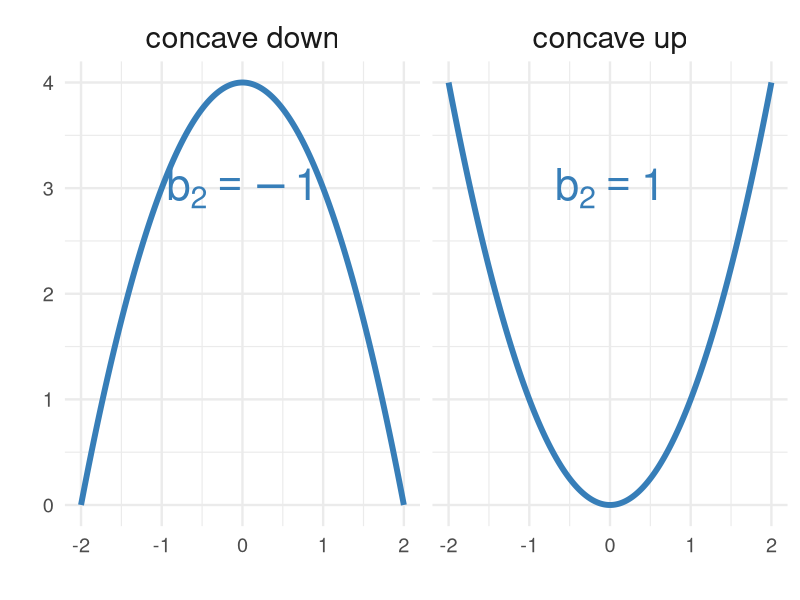
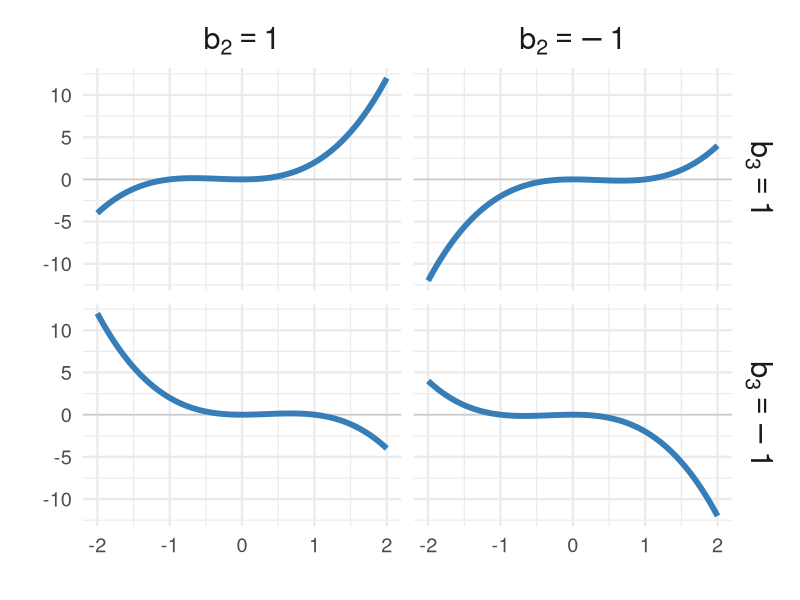
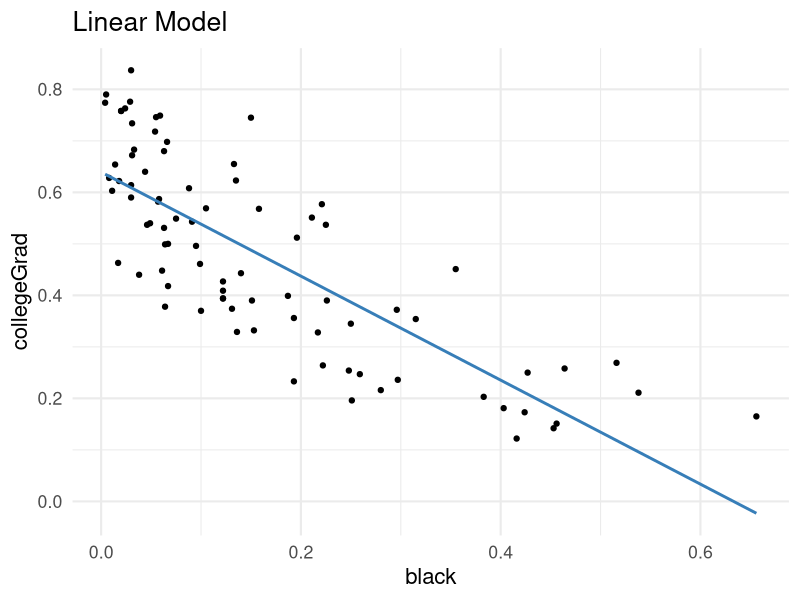
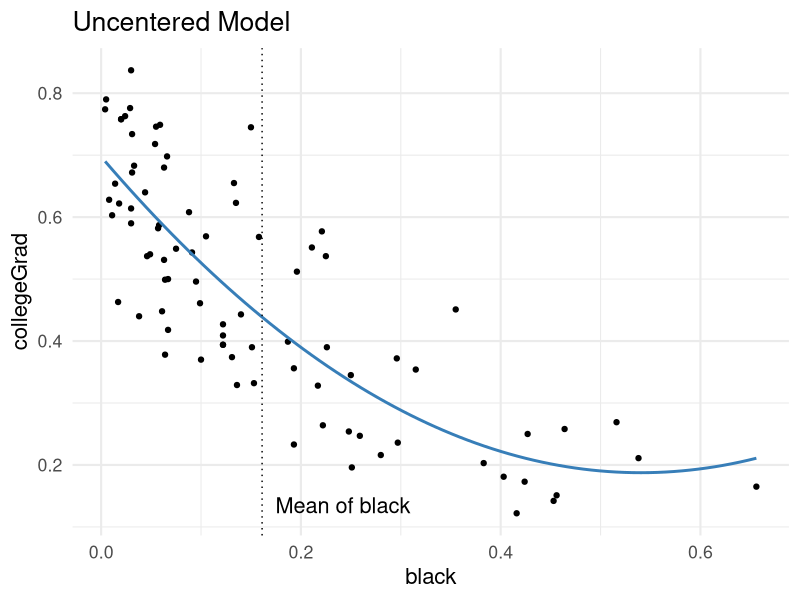
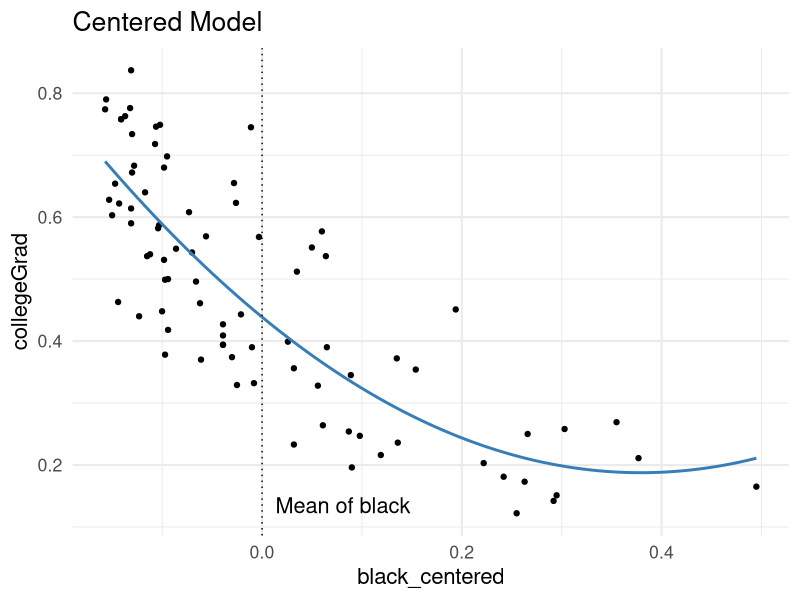

R code for these plots, in order:
## ---- chunk 1
#| echo: false

library(knitr)
library(formatR)
library(tidyverse)
library(haven)
library(carData)
library(gridExtra)
opts_chunk$set(out.width = '100%', options(width=60))

opts_knit$set(global.par = TRUE)
opts_chunk$set(echo=FALSE, warning = FALSE, message = FALSE, comment = '', class.output='sh',
               fig.width=8, fig.height=5, fig.align = "center")

my_red <- "#E41A1C"
my_blue <- "#377EB8"
my_green <- "#4DAF4A"
my_purple <- "#984EA3"
my_orange <- "#FF7F00"
my_yellow <- "#FFFF33"
my_red2 <- "#FBB4AE" 
my_blue2 <- "#B3CDE3" 
my_green2 <- "#CCEBC5" 
my_purple2 <- "#DECBE4"
my_orange2 <- "#FED9A6"
my_yellow2 <- "#FFFFCC"
## ---- chunk 2
#| label: helpers
#| echo: false

# ---- Path diagram (replaces the tikz mediation diagrams) --------------------
# Boxes, arrows, and plotmath labels drawn in ggplot. `captions` are plotmath
# strings (use ~ for spaces) placed under the left and right diagrams.
path_diagram <- function(captions = c("Single~Mediator~Model", "Regression~Model"),
                         txt_size = 6.5) {
  boxes <- data.frame(
    xmin = c(2, 0, 4, 6.5, 10), xmax = c(4, 2, 6, 8.5, 12),
    ymin = c(2.5, 1, 1, 1, 1),  ymax = c(3.5, 2, 2, 2, 2),
    label = c("Mediator~italic(m)", "Predictor~italic(x)", "Outcome~italic(y)",
              "Predictor~italic(x)", "Outcome~italic(y)")
  )
  arrows <- data.frame(x = c(1, 4, 2, 8.5), y = c(2, 3, 1.5, 1.5),
                       xend = c(2, 5, 4, 10), yend = c(3, 2, 1.5, 1.5))
  path_labs <- data.frame(x = c(1.2, 4.85, 3, 9.25), y = c(2.75, 2.75, 1.78, 1.78),
                          label = c("hat(a)", "hat(b)", "hat(c)*minute", "hat(c)"))
  caps <- data.frame(x = c(3, 9.25), y = 0.55, label = captions)

  ggplot() +
    geom_rect(data = boxes, aes(xmin = xmin, xmax = xmax, ymin = ymin, ymax = ymax),
              fill = NA, colour = "black", linewidth = 1) +
    geom_text(data = boxes, aes(x = (xmin + xmax) / 2, y = (ymin + ymax) / 2, label = label),
              parse = TRUE, size = txt_size) +
    geom_segment(data = arrows, aes(x = x, y = y, xend = xend, yend = yend),
                 arrow = arrow(length = unit(0.3, "cm"), type = "open"), linewidth = 1) +
    geom_text(data = path_labs, aes(x = x, y = y, label = label),
              parse = TRUE, size = txt_size) +
    geom_text(data = caps, aes(x = x, y = y, label = label),
              parse = TRUE, size = txt_size) +
    coord_fixed(xlim = c(-0.1, 12.1), ylim = c(0.2, 3.7), clip = "off") +
    theme_void()
}

# ---- Regression surfaces for the moderation slide ---------------------------
reg_surface <- function(f, rows) {
  x1 <- seq(0, 1, length = 20)
  x2 <- seq(0, 1, length = 20)
  y <- outer(x1, x2, f)
  pal <- colorRampPalette(c(my_red, my_blue))(20)
  z.facet.center <- (y[-1, -1] + y[-1, -ncol(y)] + y[-nrow(y), -1] + y[-nrow(y), -ncol(y)]) / 4
  z.facet.range <- cut(z.facet.center, 20)
  pmat <- persp(x = x1, y = x2, z = y, theta = -30, box = TRUE, axes = TRUE,
                ticktype = "simple", col = pal[z.facet.range],
                xlab = "x", ylab = "z", zlab = "y", cex.lab = 1.5)
  for (r in rows) {
    lines(trans3d(x = x1, y = rep(x2[r], 20), z = y[, r], pmat = pmat),
          col = my_orange, lwd = 5)
  }
}

# ---- Annotated console output (replaces tikz rectangles drawn over output) ---
# Prints `lines` as a block of text, draws a coloured outline around the
# `highlight` line(s), and puts `label` (HTML) beside the first highlighted line.
html_output <- function(lines, highlight = NULL, label = NULL, color = my_orange, lh = 1.35) {
  esc <- function(s) {
    s <- gsub("&", "&amp;", s, fixed = TRUE)
    s <- gsub("<", "&lt;", s, fixed = TRUE)
    gsub(">", "&gt;", s, fixed = TRUE)
  }
  rows <- vapply(seq_along(lines), function(i) {
    txt <- if (nzchar(lines[i])) esc(lines[i]) else "&nbsp;"
    outline <- if (i %in% highlight) {
      sprintf("outline: 3px solid %s; outline-offset: -1px;", color)
    } else ""
    sprintf("<span style='display:block; white-space:pre; line-height:%sem; %s'>%s</span>",
            lh, outline, txt)
  }, character(1))
  lab <- ""
  if (!is.null(label) && length(highlight) > 0) {
    top <- 0.4 + (highlight[1] - 1) * lh
    lab <- sprintf(paste0("<div style='position:absolute; left:100%%; margin-left:1em; ",
                          "top:%sem; height:%sem; display:flex; align-items:center; ",
                          "white-space:nowrap; color:%s; font-size:0.9em; line-height:1.1;'>%s</div>"),
                   top, lh, color, label)
  }
  html <- paste0("<div style='position:relative; display:inline-block; margin-right:10em;'>",
                 "<pre class='sh' style='margin:0; padding:0.4em 0.6em; font-size:1em; overflow:visible;'>",
                 "<code>", paste(rows, collapse = ""), "</code></pre>", lab, "</div>")
  cat("\n```{=html}\n", html, "\n```\n", sep = "")
}
## ---- chunk 3
#| fig-width: 11
#| fig-height: 5.5

quad_dat <- data.frame(x = seq(-2, 2, by = .01))
quad_dat <- rbind(
  data.frame(x = quad_dat$x, y = quad_dat$x^2,     type = "concave up"),
  data.frame(x = quad_dat$x, y = 4 - quad_dat$x^2, type = "concave down")
)

# Replaces the tikz overlay nodes: one label per facet
quad_labs <- data.frame(type = c("concave down", "concave up"),
                        x = 0, y = 3,
                        label = c("b[2] == -1", "b[2] == 1"))

ggplot(quad_dat, aes(x, y)) + 
  geom_line(col = my_blue, linewidth = 2) + 
  geom_text(data = quad_labs, aes(label = label), parse = TRUE, 
            col = my_blue, size = 11) +
  facet_wrap(~type) + 
  theme_minimal(base_size = 18) + 
  labs(x = "", y = "") + 
  theme(strip.text.x = element_text(size = 22))
## ---- chunk 4
#| fig-width: 11
#| fig-height: 6.5

b2_vals <- c(1, -1)
b3_vals <- c(1, -1)

cubic_dat <- expand.grid(x = seq(-2, 2, by = .01), b2 = b2_vals, b3 = b3_vals)
cubic_dat$y <- with(cubic_dat, b2 * x^2 + b3 * x^3)   # b0 = b1 = 0 so the bends are easy to see

# Parsed facet labels replace the tikz overlay nodes
cubic_dat$b2_lab <- factor(cubic_dat$b2, levels = b2_vals,
                           labels = paste0("b[2] == ", b2_vals))
cubic_dat$b3_lab <- factor(cubic_dat$b3, levels = b3_vals,
                           labels = paste0("b[3] == ", b3_vals))

ggplot(cubic_dat, aes(x, y)) + 
  geom_hline(yintercept = 0, col = "grey80") +
  geom_line(col = my_blue, linewidth = 2) + 
  facet_grid(b3_lab ~ b2_lab, labeller = label_parsed) + 
  theme_minimal(base_size = 18) + 
  labs(x = "", y = "") + 
  theme(strip.text = element_text(size = 22))
## ---- chunk 5
#| echo: true
mod1 <- lm(collegeGrad ~ black, MplsDemo)
summary(mod1)
## ---- chunk 6
options(width = 80)
round(summary(mod1)$coefficients, 4)
## ---- chunk 7

ggplot(MplsDemo, aes(black, collegeGrad)) + geom_point() + 
  geom_smooth(method = "lm", se = FALSE, formula = y ~ x, col = my_blue) + 
  labs(title = "Linear Model") +
  theme_minimal(base_size = 16)

## ---- chunk 8
#| echo: true
mod2 <- lm(collegeGrad ~ black + I(black^2), MplsDemo)
summary(mod2)
## ---- chunk 9
options(width = 80)
round(summary(mod2)$coefficients, 4)
## ---- chunk 10
# Label sits just right of the dotted line, at the bottom of the plot
mean_label <- function(xint) {
  annotate("text", x = xint, y = min(MplsDemo$collegeGrad),
           label = "Mean of black", hjust = -0.1, vjust = 0, size = 5.5)
}

ggplot(MplsDemo, aes(black, collegeGrad)) + geom_point() + 
  geom_smooth(method = "lm", se = FALSE, formula = y ~ x + I(x^2), col = my_blue) + 
  geom_vline(xintercept = mean(MplsDemo$black), linetype = 3) +
  mean_label(mean(MplsDemo$black)) +
  labs(title = "Uncentered Model") +
  theme_minimal(base_size = 16)
## ---- chunk 11
#| echo: true
MplsDemo <- MplsDemo |>
  mutate(black_centered = black - mean(black))

mod3 <- lm(collegeGrad ~ black_centered + I(black_centered^2), MplsDemo)
summary(mod3)
## ---- chunk 12
round(summary(mod3)$coefficients, 4)
options(width = 60)
## ---- chunk 13

 ggplot(MplsDemo, aes(black_centered, collegeGrad)) + geom_point() + 
  geom_smooth(method = "lm", se = FALSE, formula = y ~ x + I(x^2), col = my_blue) + 
  geom_vline(xintercept = mean(MplsDemo$black_centered), linetype = 3) +
  mean_label(mean(MplsDemo$black_centered)) +
  labs(title = "Centered Model") +
  theme_minimal(base_size = 16)
